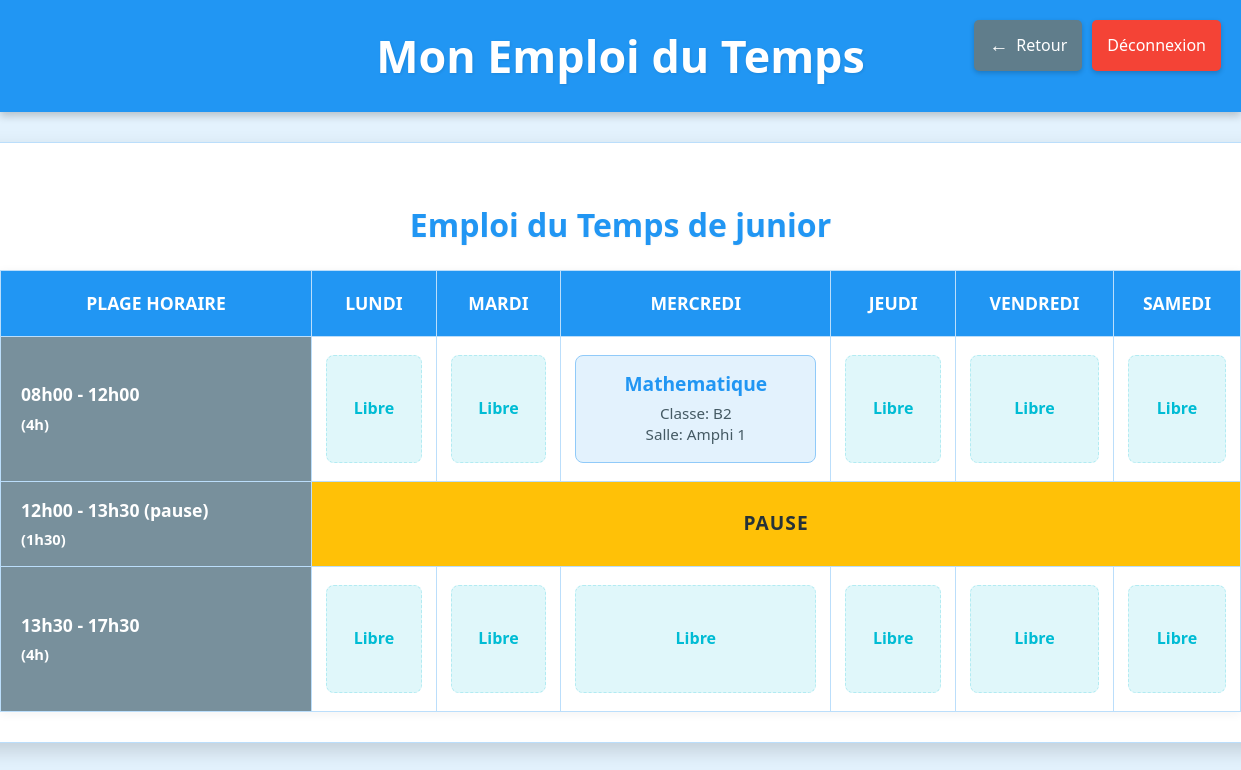
Page /enseignants/emploi_du_temps.php (signed in) on the committed database.
### tables this page shows
CREATE TABLE IF NOT EXISTS `emploi_du_temps` (
  `id` int NOT NULL AUTO_INCREMENT,
  `enseignant_id` int NOT NULL,
  `matiere_id` int NOT NULL,
  `salle_physique_id` int NOT NULL,
  `classe_id` int NOT NULL,
  `jour` varchar(20) NOT NULL,
  `creneau` varchar(50) NOT NULL,
  `heure_debut` time NOT NULL,
  `heure_fin` time NOT NULL,
  PRIMARY KEY (`id`),
  UNIQUE KEY `unique_slot_per_physical_salle` (`jour`,`creneau`,`salle_physique_id`),
  UNIQUE KEY `unique_enseignant_slot` (`jour`,`creneau`,`enseignant_id`),
  UNIQUE KEY `unique_class_slot` (`jour`,`creneau`,`classe_id`),
  KEY `enseignant_id` (`enseignant_id`),
  KEY `matiere_id` (`matiere_id`),
  KEY `salle_physique_id` (`salle_physique_id`),
  KEY `classe_id` (`classe_id`)
);

CREATE TABLE IF NOT EXISTS `matieres` (
  `id` int NOT NULL AUTO_INCREMENT,
  `nom` varchar(100) NOT NULL,
  `duree` int DEFAULT '4',
  `id_enseignant` int DEFAULT NULL,
  `nom_enseignant` varchar(255) DEFAULT NULL,
  PRIMARY KEY (`id`),
  KEY `fk_matiere_enseignant` (`id_enseignant`)
);

CREATE TABLE IF NOT EXISTS `salles` (
  `id` int NOT NULL AUTO_INCREMENT,
  `nom` varchar(100) NOT NULL,
  `capacite` int DEFAULT NULL,
  `est_indisponible` tinyint DEFAULT '0',
  PRIMARY KEY (`id`)
);

CREATE TABLE IF NOT EXISTS `salles_physiques` (
  `id` int NOT NULL AUTO_INCREMENT,
  `nom` varchar(100) NOT NULL,
  `capacite` int DEFAULT NULL,
  `est_indisponible` tinyint(1) DEFAULT '0',
  PRIMARY KEY (`id`),
  UNIQUE KEY `nom` (`nom`)
);

### enseignants/emploi_du_temps.php (the view, shortened to what this page needs)
<?php
$enseignant_id = $_SESSION['user_id'];
$host = 'localhost';
$db   = 'gilles_le_magnifique';
$user = 'root';
$pass = 'root';
$charset = 'utf8mb4';
$dsn = "mysql:host=$host;dbname=$db;charset=$charset";
$options = [
    PDO::ATTR_ERRMODE            => PDO::ERRMODE_EXCEPTION,
    PDO::ATTR_DEFAULT_FETCH_MODE => PDO::FETCH_ASSOC,
    PDO::ATTR_EMULATE_PREPARES   => false,
];
$conn = null;
try {
    $conn = new PDO($dsn, $user, $pass, $options);
} catch (\PDOException $e) {
    die("Erreur de connexion à la base de données : " . $e->getMessage());
}
$jours_semaine = ['Lundi', 'Mardi', 'Mercredi', 'Jeudi', 'Vendredi', 'Samedi'];
$creneaux_horaires = [
    '08h00-12h00' => ['label' => '08h00 - 12h00', 'duration' => '4h'],
    '12h00-13h30' => ['label' => '12h00 - 13h30 (pause)', 'duration' => '1h30'],
    '13h30-17h30' => ['label' => '13h30 - 17h30', 'duration' => '4h'],
];
$emploi_du_temps_enseignant = [];
$stmt_emploi = $conn->prepare("
    SELECT
        edt.jour,
        edt.creneau,
        m.nom AS matiere_nom,
        sp.nom AS salle_physique_nom,
        s.nom AS classe_nom
    FROM
        emploi_du_temps edt
    JOIN
        matieres m ON edt.matiere_id = m.id
    JOIN
        salles_physiques sp ON edt.salle_physique_id = sp.id
    JOIN
        salles s ON edt.classe_id = s.id
    WHERE
        edt.enseignant_id = ?
        AND edt.jour IN ('Lundi', 'Mardi', 'Mercredi', 'Jeudi', 'Vendredi', 'Samedi')
    ORDER BY
        FIELD(edt.jour, 'Lundi', 'Mardi', 'Mercredi', 'Jeudi', 'Vendredi', 'Samedi'),
        edt.heure_debut
");
$stmt_emploi->execute([$enseignant_id]);
$resultats_raw = $stmt_emploi->fetchAll();
foreach ($resultats_raw as $slot) {
    $emploi_du_temps_enseignant[$slot['jour']][$slot['creneau']] = [
        'matiere' => $slot['matiere_nom'],
        'salle' => $slot['salle_physique_nom'],
        'classe' => $slot['classe_nom']
    ];
}
?>
<!DOCTYPE html>
<html lang="fr">
<head>
</head>
<body>
    <header>
        <h1>Mon Emploi du Temps</h1>
        <div class="header-buttons">
            <a href="dashboard_enseignants.php" class="back-button">Retour</a>
            <a href="../logout.php" class="logout-button">Déconnexion</a>
        </div>
    </header>
    <div class="container">
        <h2 style="text-align: center; color: var(--primary-color); margin-bottom: 20px; font-size: 2em;">
            Emploi du Temps de <?php echo htmlspecialchars($_SESSION['nom']); ?>
        </h2>
        <?php if (empty($emploi_du_temps_enseignant)): ?>
            <p style="text-align: center; padding: 20px; background-color: #ffe0b2; border-radius: 8px; color: #e65100; font-weight: bold;">
                Aucun cours n'est actuellement assigné à votre emploi du temps.
                Veuillez contacter l'administration.
            </p>
        <?php else: ?>
            <table>
                <thead>
                    <tr>
                        <th>Plage Horaire</th>
                        <?php foreach ($jours_semaine as $jour): ?>
                            <th><?php echo htmlspecialchars($jour); ?></th>
                        <?php endforeach; ?>
                    </tr>
                </thead>
                <tbody>
                    <?php foreach ($creneaux_horaires as $creneau_value => $creneau_info): ?>
                        <tr>
                            <td class="creneau-horaire">
                                <?php echo htmlspecialchars($creneau_info['label']); ?>
                                <br><small>(<?php echo htmlspecialchars($creneau_info['duration']); ?>)</small>
                            </td>
                            <?php foreach ($jours_semaine as $jour): ?>
                                <?php if ($creneau_value === '12h00-13h30'): ?>
                                    <td class="pause-slot" colspan="<?php echo count($jours_semaine); ?>">PAUSE</td>
                                    <?php break; ?>
                                <?php else: ?>
                                    <td>
                                        <?php if (isset($emploi_du_temps_enseignant[$jour][$creneau_value])): ?>
                                            <div class="slot-content">
                                                <p class="matiere"><?php echo htmlspecialchars($emploi_du_temps_enseignant[$jour][$creneau_value]['matiere']); ?></p>
                                                <p class="details">Classe: <?php echo htmlspecialchars($emploi_du_temps_enseignant[$jour][$creneau_value]['classe']); ?></p>
                                                <p class="details">Salle: <?php echo htmlspecialchars($emploi_du_temps_enseignant[$jour][$creneau_value]['salle']); ?></p>
                                            </div>
                                        <?php else: ?>
                                            <div class="slot-content no-slot">
                                                Libre
                                            </div>
                                        <?php endif; ?>
                                    </td>
                                <?php endif; ?>
                            <?php endforeach; ?>
                        </tr>
                    <?php endforeach; ?>
                </tbody>
            </table>
        <?php endif; ?>
    </div>
</body>
</html>

### enseignants/emploi_du_temps.php (style rules this page uses)
:root { --primary-color: #2196F3; --secondary-color: #78909C; --background-light: #e3f2fd; --text-dark: #263238; --text-light: #455A64; --border-color: #BBDEFB; --box-shadow: rgba(0, 0, 0, 0.15); --pause-color: #FFC107; --slot-bg-color: #E3F2FD; --slot-border-color: #90CAF9; --header-bg: #2196F3; --header-text: white; --logout-button-bg: #f44336; --logout-button-hover: #d32f2f; --back-button-bg: #607D8B; --back-button-hover-bg: #455A64; --back-button-text: white; --back-button-shadow: rgba(0, 0, 0, 0.2); }
body { font-family: 'Segoe UI', Arial, sans-serif; line-height: 1.6; margin: 0; padding: 0; background-color: var(--background-light); color: var(--text-dark); display: flex; flex-direction: column; align-items: center; min-height: 100vh; }
header { width: 100%; background-color: var(--header-bg); color: var(--header-text); padding: 20px 0; text-align: center; box-shadow: 0 4px 8px rgba(0,0,0,0.2); position: relative; }
header h1 { margin: 0; font-size: 2.8em; text-shadow: 1px 1px 3px rgba(0, 0, 0, 0.1); }
.header-buttons { position: absolute; top: 20px; right: 20px; display: flex; gap: 10px; }
.logout-button, .back-button { background-color: var(--logout-button-bg); color: var(--header-text); padding: 10px 15px; border: none; border-radius: 5px; cursor: pointer; font-size: 1em; text-decoration: none; transition: background-color 0.3s ease, transform 0.2s ease, box-shadow 0.2s ease; display: inline-flex; align-items: center; justify-content: center; box-shadow: 0 2px 5px var(--back-button-shadow); }
.back-button { background-color: var(--back-button-bg); left: 20px; right: auto; }
.back-button::before { content: '←'; margin-right: 8px; font-weight: bold; font-size: 1.2em; }
.container { background-color: white; padding: 30px; border-radius: 15px; box-shadow: 0 8px 20px var(--box-shadow); width: 100%; max-width: 1300px; margin-top: 30px; margin-bottom: 20px; border: 1px solid var(--border-color); }
h2 { text-align: center; color: var(--primary-color); margin-bottom: 20px; font-size: 2em; text-shadow: 0 1px 2px rgba(0,0,0,0.05); }
table { width: 100%; border-collapse: collapse; margin-top: 20px; box-shadow: 0 2px 10px rgba(0,0,0,0.05); }
th, td { border: 1px solid var(--border-color); padding: 14px 10px; text-align: center; vertical-align: top; font-size: 1em; }
th { background-color: var(--primary-color); color: white; font-weight: bold; text-transform: uppercase; padding: 18px 10px; font-size: 1.1em; }
td { background-color: #ffffff; }
.creneau-horaire { background-color: var(--secondary-color); color: white; font-weight: bold; text-align: left; padding-left: 20px; font-size: 1.1em; vertical-align: middle; }
.pause-slot { background-color: var(--pause-color); color: var(--text-dark); font-weight: bold; text-align: center; vertical-align: middle; font-size: 1.2em; letter-spacing: 1px; }
.slot-content { padding: 8px; border-radius: 8px; margin: 4px; min-height: 90px; display: flex; flex-direction: column; justify-content: center; align-items: center; background-color: var(--slot-bg-color); border: 1px solid var(--slot-border-color); }
.slot-content p { margin: 0; line-height: 1.4; }
.slot-content .matiere { font-weight: bold; color: var(--primary-color); font-size: 1.2em; margin-bottom: 5px; }
.slot-content .details { font-size: 0.95em; color: var(--text-light); }
.no-slot { background-color: #E0F7FA; color: #00BCD4; font-weight: bold; font-size: 1em; display: flex; justify-content: center; align-items: center; height: 100%; border: 1px dashed #B2EBF2; }

### rows in the picture
emploi_du_temps: matiere.nom "Mathematique", classe.nom "B2", salle_physique.nom "Amphi 1"

### other values in the picture
$_SESSION['nom'] "junior"
$jour "LUNDI"
$jour "MARDI"
$jour "MERCREDI"
$jour "JEUDI"
$jour "VENDREDI"
$jour "SAMEDI"
$creneau_info['label'] "08h00 - 12h00"
$creneau_info['duration'] "4h"
$creneau_info['label'] "12h00 - 13h30 (pause)"
$creneau_info['duration'] "1h30"
$creneau_info['label'] "13h30 - 17h30"
